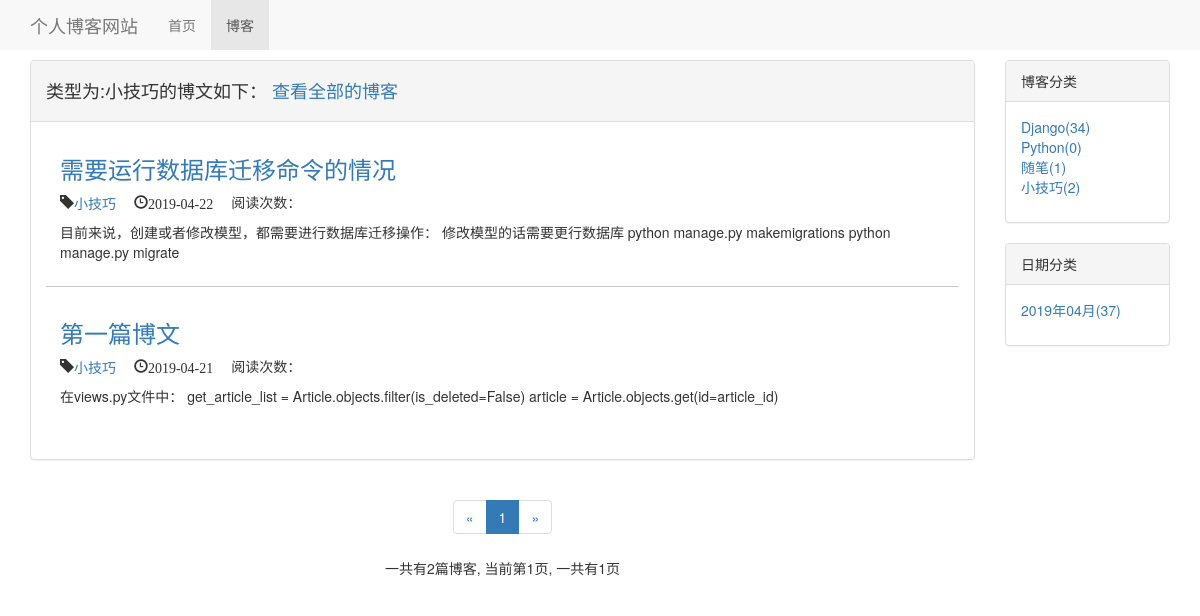
/blog/blog_with_type/4, run on an earlier commit of the app's database.
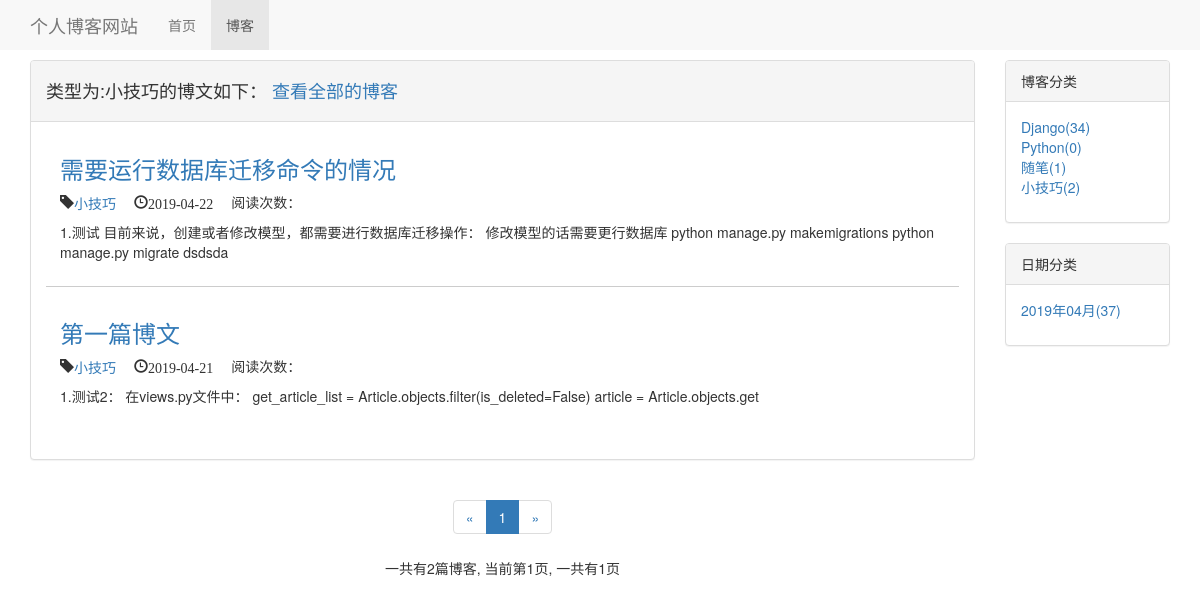
And on a later commit of the database.
### blog/models.py (models this page shows, shortened)
class BlogType(models.Model):
    blog_type = models.CharField(max_length=15)
    def __str__(self):
        return self.blog_type

class Blog(models.Model):
    title = models.CharField(max_length=50)
    blog_type = models.ForeignKey(BlogType, on_delete=models.DO_NOTHING)
    content = RichTextUploadingField()
    author = models.ForeignKey(User, on_delete=models.DO_NOTHING)
    created_time = models.DateTimeField(auto_now_add=True)
    last_update_time = models.DateTimeField(auto_now=True)
    is_delete = models.BooleanField(default=False)
    def get_read_num(self):
        try:
            ct = ContentType.objects.get_for_model(self)
            readnum = ReadNum.objects.get(content_type=ct, object_id=self.pk)
            return readnum.read_num
        except exceptions.ObjectDoesNotExist:
            return 0
    class Meta:
        ordering = ['-created_time']  # 按照创建时间新到旧进行排序

### blog/views.py (the view)
# urls.py: path('blog_with_type/<int:blog_type_pk>', views.Blog_with_type, name='blog_with_type'),
def Blog_with_type(request, blog_type_pk):
    blog_type_name = get_object_or_404(BlogType, pk=blog_type_pk)
    blog_with_type_all = Blog.objects.filter(blog_type=blog_type_name)
    context = get_common_blog_data(request, blog_with_type_all)
    context['blogs_type'] = blog_type_name
    context['blog_type_pk'] = blog_type_pk
    return render(request, 'blog/blog_with_type.html', context)

### blog/templates/blog/blog_with_type.html (shortened to what this page needs)
{% extends 'blog/blog_list.html' %}
{% block blog_list_type %}
    <div>
        <h4>类型为:{{ blogs_type }}的博文如下： <a href="{% url 'blog_list' %}">查看全部的博客</a></h4>
    </div>
{% endblock %}

### blog/templates/blog/blog_list.html (shortened to what this page needs)
{% extends 'base.html' %}
{% load staticfiles %}
{% block header_extends %}
    <link rel="stylesheet" href="{% static 'blog.css' %}">
{% endblock %}
{% block nav_blog_active %}
    active
{% endblock %}
{% block content %}
    <div class="container">
        <div class="row">
            <div class="col-xs-12 col-sm-8 col-md-9 col-lg-10">
                <div class="panel panel-default">
                    <div class="panel-heading">
                        {% block blog_list_type %}{% endblock %}
                    </div>
                    <div class="panel-body">
                        <ul style="list-style-type: none">
                            {% for blog in page_of_blogs %}
                                <div class="blog">
                                    <h3><a href="{% url 'blog_detail' blog.pk %}">{{ blog.title }}</a></h3>
                                    <p class="blog-info">
                                        <span class="glyphicon glyphicon-tag"><a href="{% url 'blog_with_type' blog.blog_type.pk %}">{{ blog.blog_type }}</a></span>
                                        <span class="glyphicon glyphicon-time">{{ blog.created_time | date:'Y-m-d' }}</span>
                                        <span>阅读次数：{{ blog.get_read_num }}</span>
                                    </p>
                                    <p>{{ blog.content | striptags | truncatechars:120 }}</p>
                                </div>
                            {% empty %}
                                <div class="blog">
                                    <h3>--暂无博客敬请期待--</h3>
                                </div>
                            {% endfor %}
                        </ul>
                    </div>
                </div>
                <div class="paginator">
                    <ul class="pagination">
                        <li>
                            {% if page_of_blogs.has_previous %}
                                <a href="?page={{ page_of_blogs.previous_page_number }}" aria-label="Previous">
                                    <span aria-hidden="true">&laquo;</span>
                                </a>
                            {% else %}
                                <span aria-hidden="true">&laquo;</span>
                            {% endif %}
                        </li>
                            {% for page_num in page_list %}
                                {% if page_num == page_of_blogs.number%}
                                    <li class="active"><span>{{ page_num }}</span></li>
                                {% elif page_num == '...'%}
                                    <li><span>{{ page_num }}</span></li>
                                {% else %}
                                    <li><a href="?page={{ page_num }}">{{ page_num }}</a></li>
                                {% endif %}
                            {% endfor %}
                        <li>
                            {% if page_of_blogs.has_next %}
                                <a href="?page={{ page_of_blogs.next_page_number }}" aria-label="Next">
                                    <span aria-hidden="true">&raquo;</span>
                                </a>
                            {% else %}
                                <span aria-hidden="true">&raquo;</span>
                            {% endif %}
                        </li>
                    </ul>
                    <p>
                        一共有{{ blog_count }}篇博客, 当前第{{ page_of_blogs.number }}页, 一共有{{ total_page }}页
                    </p>
                </div>
            </div>
            <div class="hidden-xs col-sm-4 col-md-3 col-lg-2">
                <div class="panel panel-default">
                    <div class="panel-heading">
                        博客分类
                    </div>
                    <div class="panel-body">
                        <ul class="blog-types">
                            {% for blog_type in blog_type %}
                                <li>
                                    <a href="{% url 'blog_with_type' blog_type.pk %}">
                                        {{ blog_type.blog_type }}({{ blog_type.blog_count }})
                                    </a></li>
                            {% empty %}
                                <li>暂无分类</li>
                            {% endfor %}
                        </ul>
                    </div>
                </div>
                <div class="panel panel-default">
                    <div class="panel-heading">
                        日期分类
                    </div>
                    <div class="panel-body">
                        <ul class="blog-date">
                            {% for blog_date, blog_date_count in blog_date.items %}
                                <a href="{% url 'blos_with_date' blog_date.year blog_date.month %}">
                                    {{ blog_date | date:'Y年m月' }}({{ blog_date_count }})
                                </a>
                            {% empty %}
                                <li>暂无分类</li>
                            {% endfor %}
                        </ul>
                    </div>
                </div>
            </div>
        </div>
    </div>
{% endblock %}

### templates/base.html (shortened to what this page needs)
{% load staticfiles %}
<!doctype html>
<html lang="zh-CN">
<head>
    <link rel="stylesheet" href="{% static '/bootstrap-3.3.7/css/bootstrap.min.css' %}">
    <link rel="stylesheet" href="/static/base.css">
    {% block header_extends %}{% endblock %}
</head>
<body>
    <div class="nabar navbar-default navbar-fixed-top" role="navigation">
        <div class="container-fluid">
            <div class="navbar-header">
                <a class="navbar-brand" href="{% url 'home' %}">个人博客网站
                </a>
            </div>
            <div class="collapse navbar-collapse" id="bs-example-navbar-collapse-1">
                <ul class="nav navbar-nav">
                <li class="{% block nav_home_active %}
                {% endblock %}"><a href="{% url 'home' %}">首页</a></li>
                <li class="{% block nav_blog_active %}
                {% endblock %}"><a href="{% url 'blog_list' %}">博客</a></li>
                </ul>
            </div>
        </div>
    </div>
    <div class="content">
        {% block content %}
        {% endblock %}
    </div>
</body>
</html>

### static/base.css (style rules this page uses)
* { margin: 0; padding: 0; }
body { margin-top: 60px; }
ul { list-style-type: none; }

### blog/static/blog.css (style rules this page uses)
ul.blog-types { list-style-type: none; }
div.blog { margin-bottom: 1em; padding: 1em; }
div.blog:not(:last-child) { border-bottom: 1px solid #cccccc; }
div.blog h3 { margin-top: 0.2em; }
div.paginator { text-align: center; }
p.blog-info span { margin-right: 1em; }

What changed in the data, as far as the page shows it:
changed Blog "需要运行数据库迁移命令的情况": content "目前来说，创建或者修改模型，都需要进行数据库迁移操作： 修改模型的话需要更行数据库 python manage.py makemigrations python manage.py migrate" → "1.测试 目前来说，创建或者修改模型，都需要进行数据库迁移操作： 修改模型的话需要更行数据库 python manage.py makemigrations python manage.py migrate dsdsda"
changed Blog "第一篇博文": content "在views.py文件中： get_article_list = Article.objects.filter(is_deleted=False) article = Article.objects.get(id=article_id)" → "1.测试2： 在views.py文件中： get_article_list = Article.objects.filter(is_deleted=False) article = Article.objects.get"
